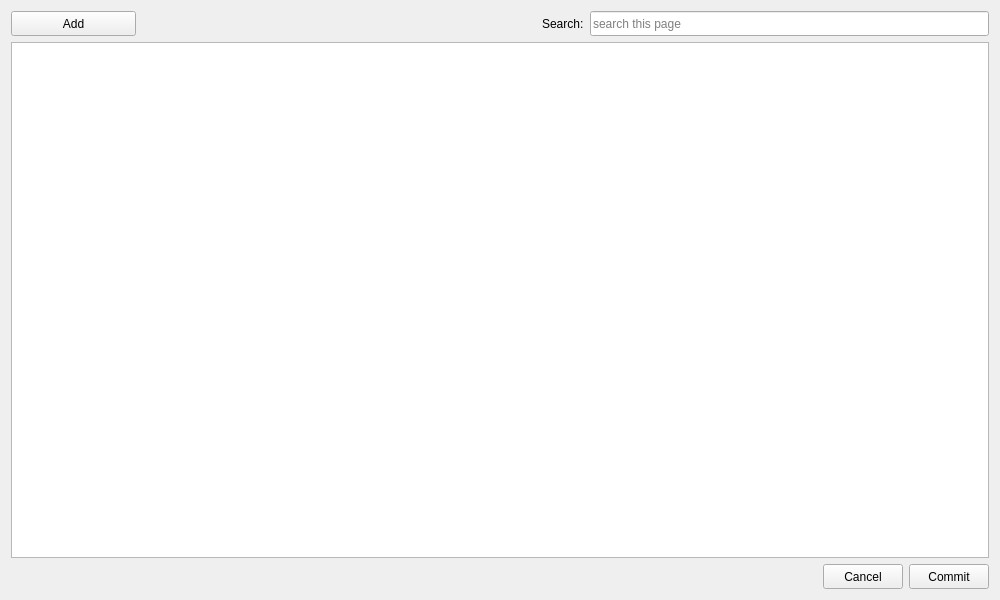
<?xml version="1.0" encoding="UTF-8"?>
<ui version="4.0">
 <class>Dialog</class>
 <widget class="QDialog" name="Dialog">
  <property name="geometry">
   <rect>
    <x>0</x>
    <y>0</y>
    <width>1000</width>
    <height>600</height>
   </rect>
  </property>
  <property name="sizePolicy">
   <sizepolicy hsizetype="Ignored" vsizetype="Ignored">
    <horstretch>0</horstretch>
    <verstretch>0</verstretch>
   </sizepolicy>
  </property>
  <property name="windowTitle">
   <string>Edit</string>
  </property>
  <layout class="QVBoxLayout" name="verticalLayout_2">
   <item>
    <layout class="QVBoxLayout" name="verticalLayout">
     <property name="sizeConstraint">
      <enum>QLayout::SetDefaultConstraint</enum>
     </property>
     <item>
      <layout class="QHBoxLayout" name="horizontalLayout_2">
       <item>
        <widget class="QPushButton" name="add_pushButton">
         <property name="minimumSize">
          <size>
           <width>125</width>
           <height>25</height>
          </size>
         </property>
         <property name="maximumSize">
          <size>
           <width>16777215</width>
           <height>25</height>
          </size>
         </property>
         <property name="text">
          <string>Add</string>
         </property>
         <property name="autoDefault">
          <bool>false</bool>
         </property>
        </widget>
       </item>
       <item>
        <spacer name="horizontalSpacer">
         <property name="orientation">
          <enum>Qt::Horizontal</enum>
         </property>
         <property name="sizeHint" stdset="0">
          <size>
           <width>40</width>
           <height>20</height>
          </size>
         </property>
        </spacer>
       </item>
       <item>
        <widget class="QLabel" name="label">
         <property name="text">
          <string>Search:</string>
         </property>
        </widget>
       </item>
       <item>
        <widget class="QLineEdit" name="search_lineEdit">
         <property name="minimumSize">
          <size>
           <width>0</width>
           <height>25</height>
          </size>
         </property>
         <property name="maximumSize">
          <size>
           <width>16777215</width>
           <height>25</height>
          </size>
         </property>
         <property name="placeholderText">
          <string>search this page</string>
         </property>
        </widget>
       </item>
      </layout>
     </item>
     <item>
      <widget class="QTreeView" name="edit_treeView">
       <property name="contextMenuPolicy">
        <enum>Qt::CustomContextMenu</enum>
       </property>
      </widget>
     </item>
     <item>
      <layout class="QHBoxLayout" name="horizontalLayout">
       <item>
        <spacer name="horizontalSpacer_2">
         <property name="orientation">
          <enum>Qt::Horizontal</enum>
         </property>
         <property name="sizeHint" stdset="0">
          <size>
           <width>40</width>
           <height>20</height>
          </size>
         </property>
        </spacer>
       </item>
       <item>
        <widget class="QPushButton" name="cancel_pushButton">
         <property name="minimumSize">
          <size>
           <width>0</width>
           <height>25</height>
          </size>
         </property>
         <property name="maximumSize">
          <size>
           <width>16777215</width>
           <height>25</height>
          </size>
         </property>
         <property name="text">
          <string>Cancel</string>
         </property>
         <property name="autoDefault">
          <bool>false</bool>
         </property>
        </widget>
       </item>
       <item>
        <widget class="QPushButton" name="commit_pushButton">
         <property name="minimumSize">
          <size>
           <width>0</width>
           <height>25</height>
          </size>
         </property>
         <property name="maximumSize">
          <size>
           <width>16777215</width>
           <height>25</height>
          </size>
         </property>
         <property name="text">
          <string>Commit</string>
         </property>
         <property name="autoDefault">
          <bool>false</bool>
         </property>
        </widget>
       </item>
      </layout>
     </item>
    </layout>
   </item>
  </layout>
 </widget>
 <resources/>
 <connections/>
</ui>
